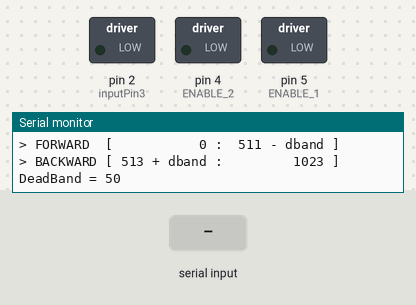
The sketch below on a simulated Arduino Uno, built with avr-gcc and run on an emulated ATmega328P. On the bench: switched loads named in the sketch (green lamp = pin HIGH), the last lines printed to the serial monitor. The inputs (shaded band) are chosen by the test bench. Pins used as bus, display or sensor lines are not drawn.

Above: at 1.2 s.
1.3 s: "30,150\n" received over Serial
At 2.2 s:
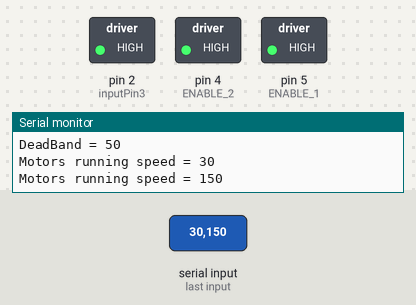
At 3.6 s:
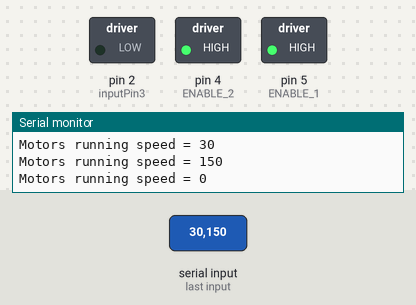
Timing chart, 0 to 5.1 s (numbered marks = the images above; inputs shaded):
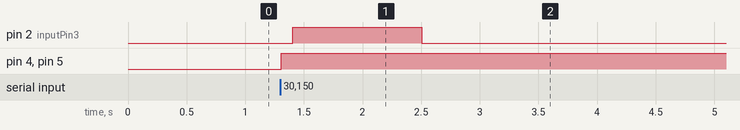

Measured:
- after the input at 1.3 s, pin 2 (inputPin3): LOW → HIGH after 0.11 s, → LOW 1.1 s later; pin 4 (ENABLE_2), pin 5 (ENABLE_1): LOW → HIGH at once

The sketch:

twoMotorBidirect.ino
```cpp
//Motor A
int inputPin1  = 0;    // Pin 2 of L293D IC, D1 Pin of NodeMCU
int ENABLE_1 = 5;     // Pin 1 of L293D IC, D6 Pin of NodeMCU

//Motor B
int inputPin3  = 2;    // Pin 12 of L293D IC, D2 Pin of NodeMCU
int ENABLE_2 = 4;      // Pin 11 of L293D IC, D5 Pin of NodeMCU

int speed = 50;
int deadBand = 50;

void setup() {
    pinMode(ENABLE_1, OUTPUT);   // where the motor is connected to
    pinMode(ENABLE_2, OUTPUT);   // where the motor is connected to
    pinMode(inputPin1, OUTPUT);
    pinMode(inputPin3, OUTPUT);

    digitalWrite(ENABLE_1, LOW);
    digitalWrite(ENABLE_2, LOW);

    Serial.begin(115200);
    Serial.print("Enter integer value : \n");
    Serial.print("> FORWARD  [           0 :  511 - dband ]\n");
    Serial.print("> BACKWARD [ 513 + dband :         1023 ]\n");
    Serial.print("DeadBand = ");
    Serial.println(deadBand);
}

void loop() {
  delay(100);
  if(Serial.available())
    {
      speed = Serial.parseInt();

      analogWrite(inputPin1, speed);//sets the motors speed
      analogWrite(inputPin3, speed);//sets the motors speed
      if ((abs(speed-512) < deadBand ) ) {
        Serial.print("Motors stopped speed < ");
        Serial.println(deadBand);
        digitalWrite(ENABLE_1, LOW);
        digitalWrite(ENABLE_2, LOW);
      }
      else {
       Serial.print("Motors running speed = ");
       Serial.println(speed);
       digitalWrite(ENABLE_1, HIGH);
       digitalWrite(ENABLE_2, HIGH);
       }
    }

}
```
